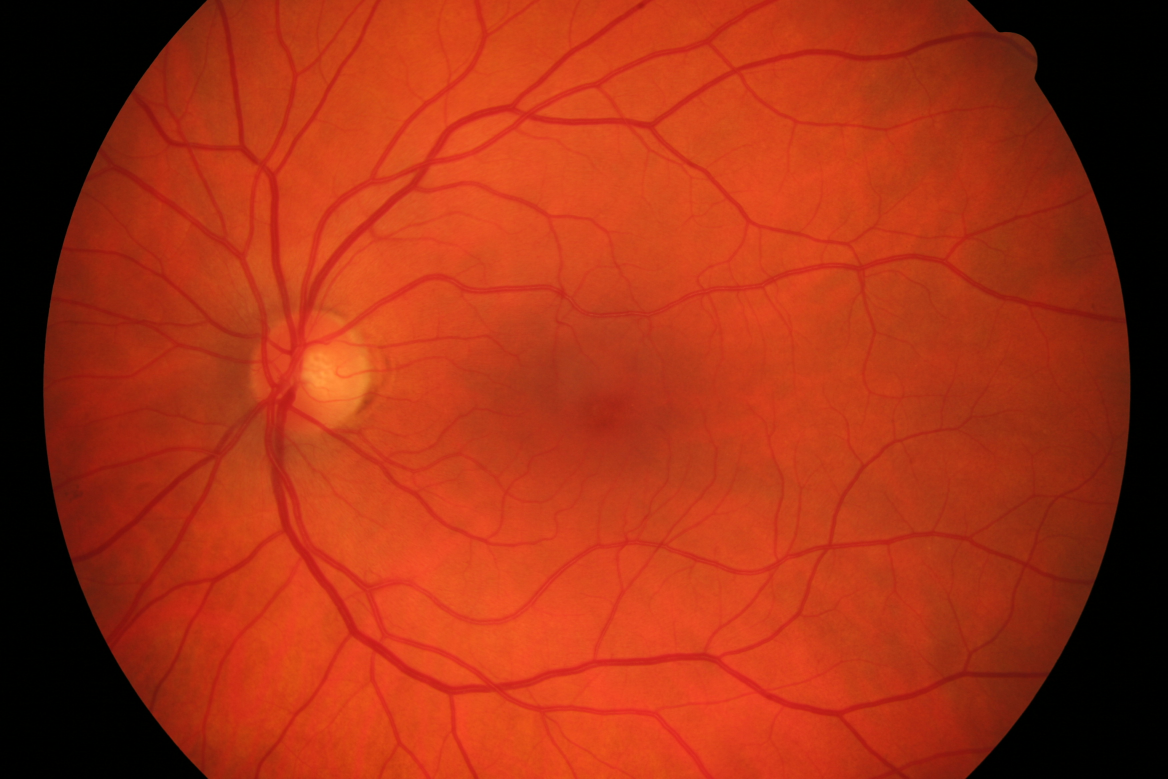
#> input picture original.jpg, 3504 x 2336 px (shown at 1/3 size)
$ python vessels-rec.py   (older library calls are emulated)
#> lines starting #> are read from the running program, lines starting #| are printed output that depends on the picture; after the words box and inside, x2 and y2 are one past the last pixel; in counts of white or black regions, pixels touching at a corner belong together; long printed decimals are rounded
#> in main, eye_image is the input picture: shape (2336, 3504, 3); mean B, G, R 21.1, 49.2, 163.5
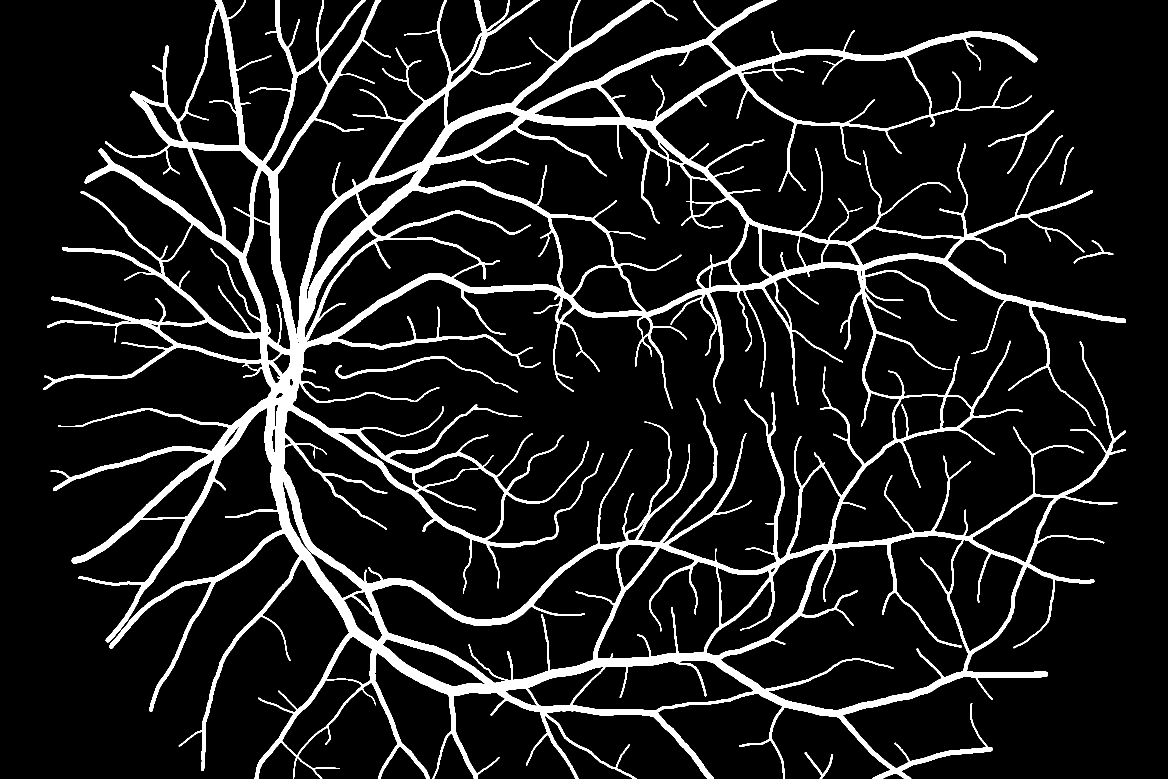
#> input picture expected_result.tif, 3504 x 2336 px (shown at 1/3 size)
#> in main, `expected_result = cv2.cvtColor(cv2.imread('expected_result.tif'), cv2...`: expected_result: shape (2336, 3504); 10.1% white; 6 white regions, box (x1, y1, x2, y2) and area: (130, 0, 3378, 2336) 822025, (1007, 1069, 1553, 1177) 3483, (2964, 330, 3161, 522) 2060, (2414, 2257, 2499, 2336) 940, (3221, 721, 3340, 790) 843, (3180, 441, 3222, 554) 519
import cv2
import numpy as np

def msqer(img, img2):
    err = np.sum((img.astype("float") - img2.astype("float")) ** 2)
    err /= float(img.shape[0] * img.shape[1])
    return err


def prepare(image):
    # cv2.namedWindow('test',cv2.WINDOW_NORMAL)
    # cv2.resizeWindow('test', 600, 600)

    (b, g, r) = cv2.split(image)
    histogram = cv2.createCLAHE(clipLimit=2.0, tileGridSize=(8, 8))
    contrast_g = histogram.apply(g)
    kernel3 = cv2.getStructuringElement(cv2.MORPH_ELLIPSE, (3, 3))
    kernel5 = cv2.getStructuringElement(cv2.MORPH_ELLIPSE, (5, 5))
    kernel11 = cv2.getStructuringElement(cv2.MORPH_ELLIPSE, (11, 11))
    # fin = cv2.GaussianBlur(contrast_g, (11,11), 0)
    fin = cv2.bilateralFilter(contrast_g, 9, 75, 75)
    fin = cv2.adaptiveThreshold(fin, 255, cv2.ADAPTIVE_THRESH_GAUSSIAN_C, cv2.THRESH_BINARY_INV, 101, 2)
#> fin: shape (2336, 3504); 28.5% white; 9419 white regions (4398 under 20 px), largest, box (x1, y1, x2, y2) and area: (143, 0, 3367, 2336) 1164261, (89, 0, 622, 2336) 76541, (2898, 0, 3437, 2336) 75959
    n_fin = cv2.erode(fin, kernel3, iterations=1)
#> n_fin: shape (2336, 3504); 22.5% white; 8059 white regions (3994 under 20 px), largest, box (x1, y1, x2, y2) and area: (144, 0, 3366, 2336) 965539, (90, 0, 621, 2336) 68947, (2899, 0, 3435, 2336) 68632
    fundus_eroded = cv2.bitwise_not(n_fin)
    xmask = np.ones(image.shape[:2], dtype="uint8") * 255
    n_fin = cv2.morphologyEx(n_fin, cv2.MORPH_OPEN,
                          kernel3, iterations=1)
#> n_fin: shape (2336, 3504); 22% white; 6149 white regions (1891 under 20 px), largest, box (x1, y1, x2, y2) and area: (144, 0, 3365, 2336) 906536, (90, 0, 621, 2336) 68325, (2899, 0, 3433, 2336) 68002
    highThresh, thresh_img = cv2.threshold(n_fin, 0, 255, cv2.THRESH_BINARY + cv2.THRESH_OTSU)
#> highThresh = 0
    print(highThresh)
#| 0.0
    lowThresh = 0.3 * highThresh
#> lowThresh = 0
    edges = cv2.Canny(n_fin, 10, 20)
#> edges: shape (2336, 3504); 5.7% white in thin lines or dots

    x1, xcontours, xhierarchy = cv2.findContours(edges.copy(), cv2.RETR_LIST, cv2.CHAIN_APPROX_SIMPLE)
#> xcontours = 12738 contours, 4678 with area under 20; largest, box (x1, y1, x2, y2) and area: (2163, 1607, 3068, 2131) 274480, (2163, 1607, 3068, 2131) 273538, (1253, 356, 2237, 939) 240140, (1253, 356, 2237, 939) 239034, (1788, 1643, 2323, 1978) 93842
    for i, cnt in enumerate(xcontours):
        if 3000 >= cv2.contourArea(cnt) >= 100:
            cv2.drawContours(xmask, [cnt], -1, 0, -1)
#> this loop made 12738 passes
#> cnt on passes 32 to 34: [[552, 2323], [552, 2326], [554, 2326], [554, 2323]], [[2772, 2321], [2774, 2323], [2772, 2325], [2770, 2323]], [[2950, 2321], [2951, 2320], [2952, 2321], [2951, 2322]]
#> xmask: shape (2336, 3504); 92% white; 1580 black regions, largest, box (x1, y1, x2, y2) and area: (911, 557, 1682, 1027) 6314, (2134, 0, 3095, 384) 3817, (1015, 1295, 1151, 1386) 2996
    finimage = cv2.bitwise_and(fundus_eroded, fundus_eroded, mask=xmask)
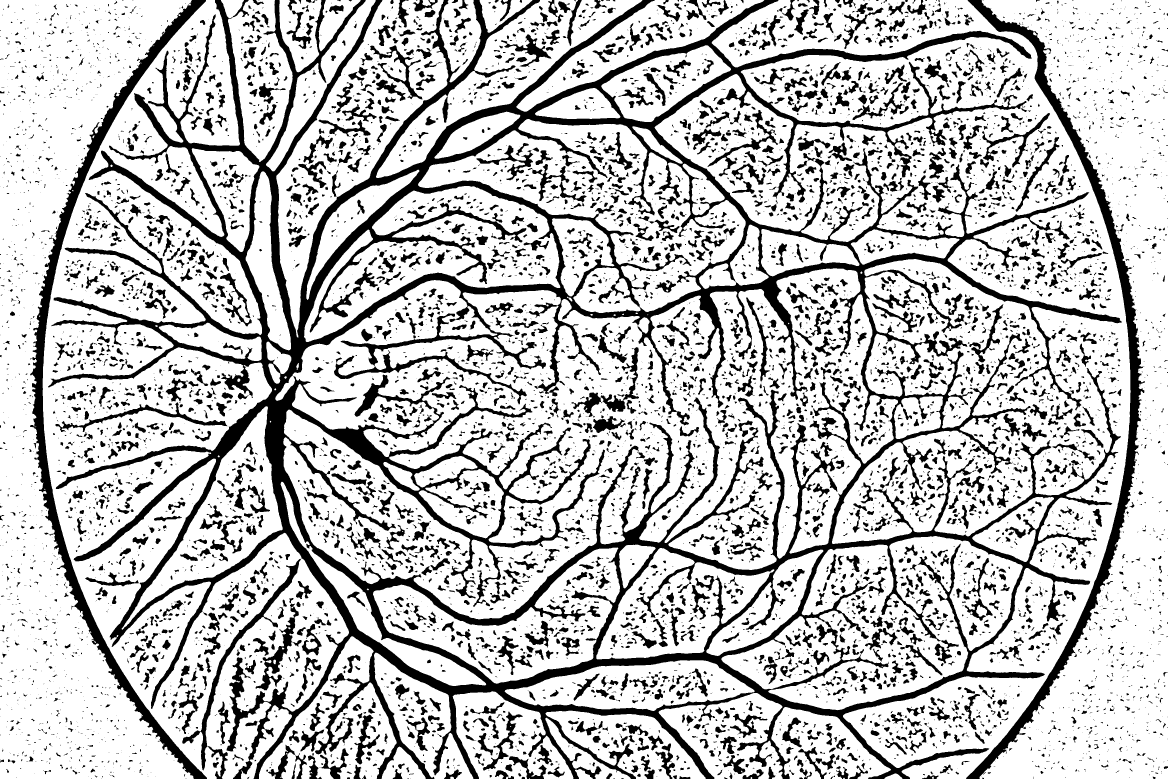
#> finimage: shape (2336, 3504) (shown at 1/3 size); 76.1% white; 8049 black regions (3993 under 20 px), largest, box (x1, y1, x2, y2) and area: (144, 0, 3366, 2336) 999077, (90, 0, 621, 2336) 72280, (2898, 0, 3435, 2336) 72030
    blood_vessels = cv2.bitwise_not(finimage)
#> blood_vessels: shape (2336, 3504); 23.9% white; 8049 white regions (3993 under 20 px)
    (im2, contours, hierarchy) = cv2.findContours(blood_vessels.copy(),
                                                  cv2.RETR_LIST, cv2.CHAIN_APPROX_SIMPLE)
#> contours = 8229 contours, 4820 with area under 20; largest, box (x1, y1, x2, y2) and area: (144, 0, 3366, 2336) 3599720, (825, 804, 2695, 1859) 1168083, (2304, 1607, 3069, 2132) 227029, (1253, 356, 2238, 937) 217080, (911, 557, 1682, 1027) 158690
    height, width = len(blood_vessels), len(blood_vessels[0])
#> height = 2336; width = 3504
    max, min = 0, 100000
    max_i, min_i = 0,0
    for i, cnt in enumerate(contours):
        x, _, _, _ = cv2.boundingRect(cnt)
        if x > max and cv2.contourArea(cnt) > 22000:
            max_i = i
            max = x
        if x < min and cv2.contourArea(cnt) > 8000:
            min_i = i
            min = x
        if cv2.contourArea(cnt) <= 800:
            cv2.drawContours(blood_vessels, contours, i, 0, cv2.FILLED)
#> this loop made 8229 passes
#> x on passes 4, 8, 10: 1864, 2947, 2398
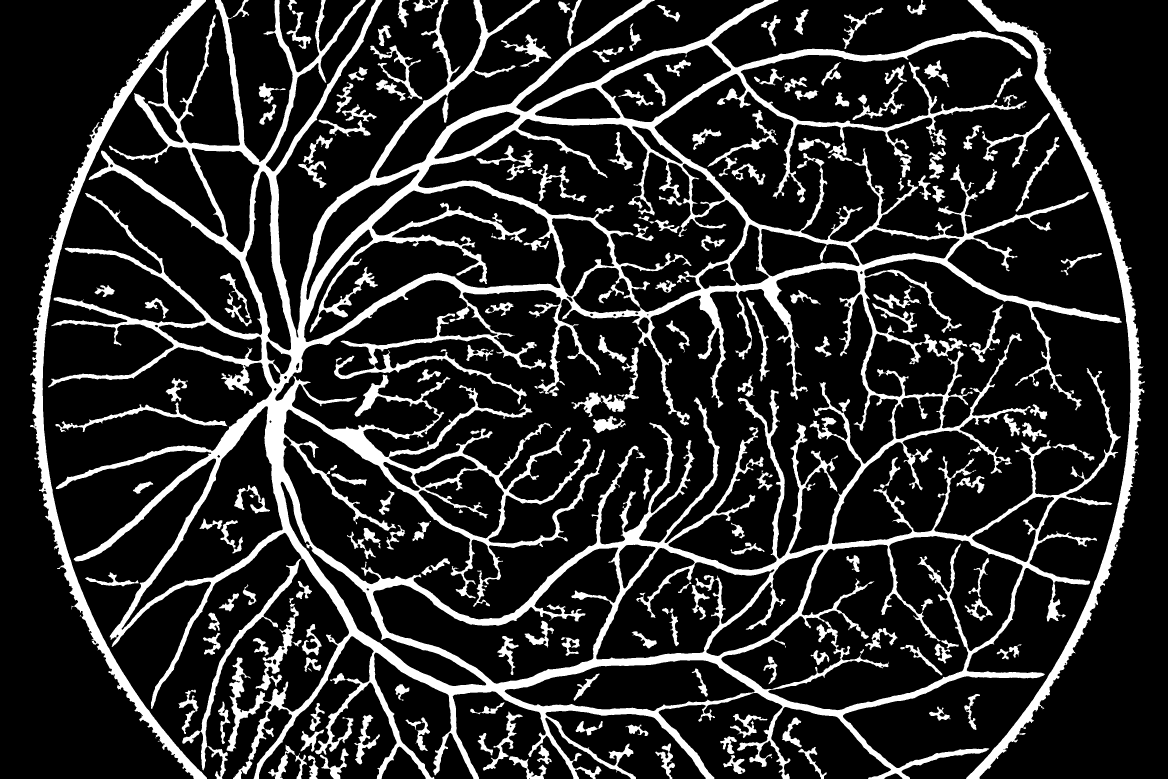
#> blood_vessels: shape (2336, 3504) (shown at 1/3 size); 17.1% white; 160 white regions, largest, box (x1, y1, x2, y2) and area: (144, 0, 3366, 2336) 998360, (90, 0, 621, 2336) 72036, (2898, 0, 3435, 2336) 71980
#> after the loop, max = 2898; max_i = 8176; min = 90; min_i = 8226
    cv2.drawContours(blood_vessels, contours, min_i, 0, cv2.FILLED)
    cv2.drawContours(blood_vessels, contours, max_i, 0, cv2.FILLED)
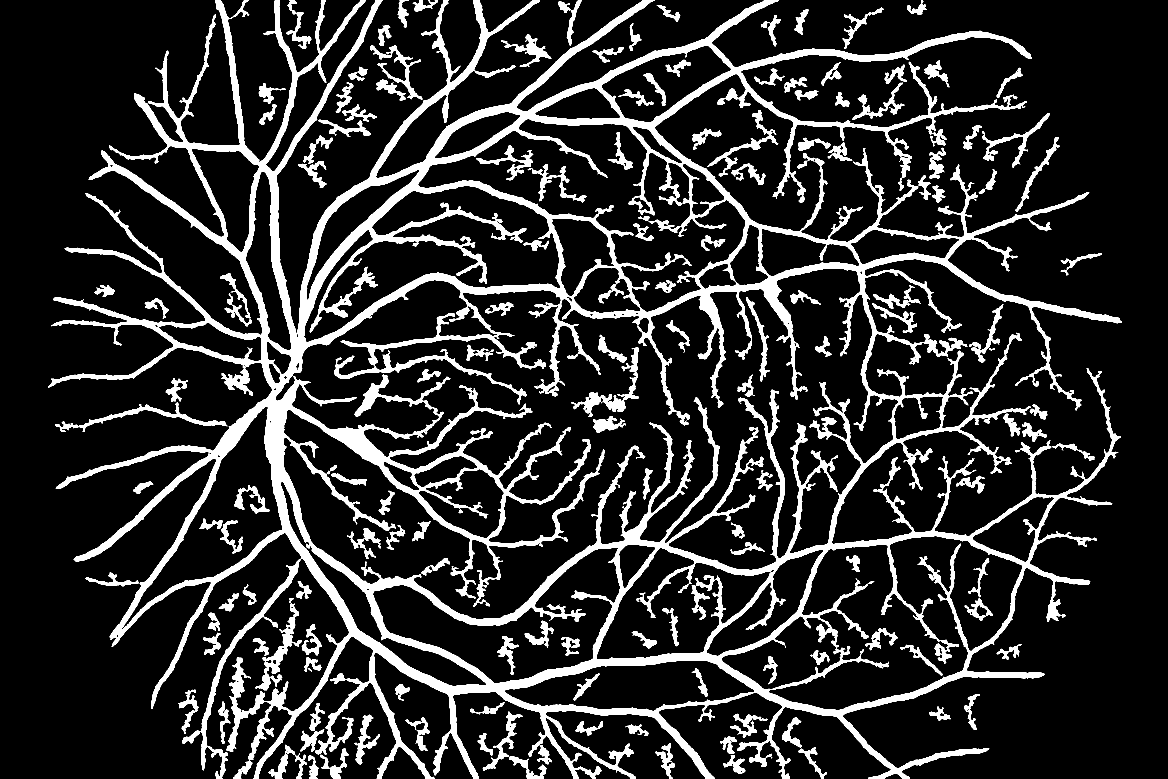
#> blood_vessels: shape (2336, 3504) (shown at 1/3 size); 15.4% white; 157 white regions, largest, box (x1, y1, x2, y2) and area: (144, 0, 3366, 2336) 998360, (547, 1676, 903, 2311) 11356, (767, 1794, 905, 2071) 6795
    # cv2.imshow('test', n_fin)
    return blood_vessels


def main():
    eye_image = cv2.imread('original.jpg')
    expected_result = cv2.cvtColor(cv2.imread('expected_result.tif'), cv2.COLOR_BGR2GRAY)

    bloodvessel = prepare(eye_image)

    # cv2.namedWindow('original',cv2.WINDOW_NORMAL)
    # cv2.namedWindow('result', cv2.WINDOW_NORMAL)
    # cv2.namedWindow('expected', cv2.WINDOW_NORMAL)

    cv2.resizeWindow('original', 600, 600)
    cv2.resizeWindow('result', 1200, 1200)
    cv2.resizeWindow('expected', 600, 600)

    # cv2.imshow('original', eye_image)
    # cv2.imshow('result', bloodvessel)
    # cv2.imshow('expected', expected_result)
    print(msqer(bloodvessel, expected_result))
#> in msqer, `err = np.sum((img.astype("float") - img2.astype("float")) ** 2)`: err = 3.97e+10
#> in msqer, `err /= float(img.shape[0] * img.shape[1])`: err = 4854.5
#| 4854.490
    cv2.imwrite('result.png', bloodvessel)
    cv2.waitKey(0)
    # cv2.waitKey(0)


if __name__ == '__main__':
    main()
